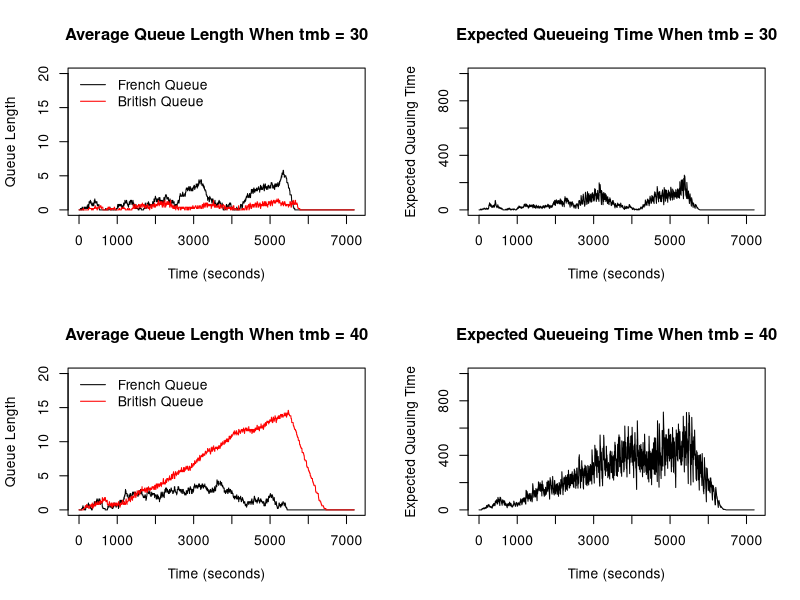

The R script that drew this image:
## Group 25
## Frans : s2591760
## Daiki : s2547603
## Nathan : s2524152


## Contribution to this project
## Frans (40%): Handled the code for the French and British borders.
## Daiki (30%): Handled the code for cars going between French and British stations and probabilities.
## Nathan (30%): Handled the British processing side and plots. 


##################################################################################################

# This program simulates queuing system of French and British passport control
# station at a French ferry terminal. Cars first have to go through the French
# station followed by British station. Simulation runs for 2 hours (7200 seconds) 
# with 1 second step. Assume check-in closes 30 minutes before departure so that 
# car arrivals at the French station will stop after 90 minutes (5400 seconds).

# 2 simulations are run where one of them have matching arrival rate and processing
# rate while the other one is set such that there is a slight delay in the 
# British processing time.
# Plots of the average French and British queue length over time are generated
# along with the expected waiting time in the queue for a car at the start of 
# of the French queue.

# Finally, probability of at least one car missing the ferry is then estimated
# by running the simulation 100 times and considering the average French and 
# British queue length at the last second.

###############################################################################################

# The function qsim() simulates the French and British queuing system.
# qsim() takes on 8 inputs:
# (1) mf is number of French passport control stations (default: 5)
# (2) mb is number of British passport control stations (default: 5)
# (3) a.rate is the probability of a car arriving each second (default: 0.1)
# (4) trb is a constant such that the British station processing time follows 
#     Uniform(tmb, tmb+trb) (default: 40)
# (5) tmb is the minimum British handling time (default: 30)
# (6) trf is a constant such that the French station processing time follows 
#     Uniform(tmf, tmf+trf) (default: 40)
# (7) tmf is the minimum French handling time (default: 30)
# (8) maxb is the maximum British queue length per station (default: 20)

# qsim() returns a list with 3 elements:
# (1) nf: a vector of the average length of the French queues for every second
# (2) nb: a vector of the average length of the British queues for every second
# (3) eq: a vector of the average expected waiting time in the queue
#     for a car at the start of the French queue for every second

qsim <- function(mf=5,mb=5,a.rate=.1,trb=40,trf=40,tmb=30,tmf=30,maxb=20){
  
  # Initialize state variables: these values corresponds to time t = 0
  
  # each column of french_arrivals represents number of car arriving 
  # at each French station at the beginning of time t
  french_arrivals <- rep(0,mf)

  # each column of french_queues represents the number of cars waiting 
  # at each French station's queue at the beginning of time t
  french_queues <- rep(0,mf)

  # each column of french_time represents the service time left for a customer
  # at each French station at the beginning of time t
  french_times <- rep(0,mf)

  # each column of french_busy indicates whether each 
  # French station is busy (1) or not (0) at the beginning of time t
  french_busy <- rep(0,mf)

  # each column of french_exit indicates whether there's an exit (1) or not (0)
  # at each station at the end of time t/beginning of time t+1 
  french_exit <- rep(0,mf)

  # each column of french_stuck indicates whether there's a car stuck at 
  # the corresponding station (1) or not (0) at the end of time t/
  # beginning of time t+1. 
  french_stuck <- rep(0,mf)

  # Do the same for the British queues and time
  british_arrivals <- rep(0,mb)
  
  british_queues <- rep(0,mb)
  
  british_times <- rep(0,mb)

  british_busy <- rep(0,mb)
  
  british_exit <- rep(0,mb)

  
  # each column of british_available indicates whether each station is 
  # available (1) or not (0) at the end of time t/beginning of t+1 
  # for containing a car arriving from the French exit
  british_available <- rep(1,mb)

  
  # Collect the index of available British stations
  available_station <- which(british_available == 1)
  
  #Initialize empty vectors 
  nf <- numeric()
  nb <- numeric()
  eq <- numeric()
  
  # iterate over the entire 2 hour (7200 seconds) period
  for (t in 1:7200) {
    # Reset number of arrivals for both British and French at the start of the loop
    french_arrivals <- rep(0,mf)
    british_arrivals <- rep(0,mf)
    
    # Start from the British stations
    
    # update british_arrivals at time t
    # arrivals depends on french_exit at t-1
    # if a car manages to exit at t-1, it already checked the availability of 
    # British stations
    
    # number of arrivals at the British station is the total number of cars
    # exiting the French station
    british_num_arrivals <- sum(french_exit)
    
    # If there are cars arriving at the British station
    if (british_num_arrivals > 0){
      
      # number of busy British stations
      num_british_busy <- sum(british_busy)
      
      # iterate over each arriving car
      for (i in 1:british_num_arrivals){
        
        
        # If there are any stations that are not busy
        if (num_british_busy < 5) {
          # go to the station that is not busy because
          # if station is not busy at t-1, it is available at t
          
          # obtain the index of the target station:
          # get the index of the station that is not busy (the station will have  
          # a minimum value of 0 as its busy state) that are available
          # then index available_station to get the targeted station
          go_here <- available_station[which.min(british_busy[available_station])]
          
          # assign arrival to the chosen station
          british_arrivals[go_here] <- 1
          
          
          # remove the chosen station from choices of available station
          # because it will not have the minimum queue anymore
          available_station <- available_station[!available_station == go_here]
          
          # the chosen station is now busy to serve the new car, so add
          # number of busy British station by one
          num_british_busy <- num_british_busy + 1
          
          # This prevents a car going to British station with 0 queue that is busy 
          # serving customer and instead, direct them to stations with 0 queue 
          # that are not busy
        }
        
        # else, when all stations are busy
        else{
          # only consider the minimum queue length at time t-1 of stations that 
          # are available
 
          # which available station has the minimum queue?
          # first extract the British queues that are available
          # then find the index of the extracted stations with the minimum queue
          # finally index available_station to get the original index of the
          # available station with the minimum queue length to go
          go_here <- available_station[which.min(british_queues[available_station])]
          
          # enter one available station with minimum queue 
          british_arrivals[go_here] <- 1
          
          # remove the chosen station from the choices of available station
          # because that station will not have the minimum queue anymore
          available_station <- available_station[!available_station == go_here]
        }
      }
    }
    
    # update British station busy state to values at time t
    
    # a British station is busy at time t if:
    # (1) the service time left at t-1 is more than 1 second 
    #     (i.e, still need to serve at time t)
    # (2) or there's a customer waiting in queue at t-1 ready to be served
    # (3) or a customer arrives exactly at time t
    for (i in 1:mb){
      if (british_times[i] > 1 || british_queues[i] > 0 || british_arrivals[i] == 1){
        british_busy[i] <- 1
      }
      # otherwise, the station is not busy
      else{
        british_busy[i] <- 0
      }
    }
    
    # update British queues length to values at time t
    for (i in 1:mb){
      
      # a British station's queue length changes when:
      # (1) if a station is busy at time t-1 (service time at t-1 > 1) 
      #     then add number of arrivals at time t to the queue's length at time t-1.
      # notice that these conditions allow a car who arrives exactly at time t
      # without any queue to go straight into the station without having to queue
      if (british_times[i] > 1){
        british_queues[i] <- british_queues[i] + british_arrivals[i]
      }
      
      # (2) if there's an exit recorded at time t-1 then reduce the length of the
      #     queue by the number of exit and add the arrivals at time t to the 
      #     queue length at time t-1
      else if (british_exit[i] == 1){
        
        # take the maximum between 0 and the calculated value to prevent
        # queue length going to negative (e.g., when a car exits from a station
        # with 0 queue length) 
        british_queues[i] <- max(0,british_queues[i] - british_exit[i] + british_arrivals[i])
      }
      
      # update British service time
      
      # a British station's service time changes when:
      # (1) if the service time at t-1 > 1, then reduce that by one since
      #     time has progressed by one second after each iteration
      if (british_times[i] > 1){
        british_times[i] <- british_times[i] - 1
      }
      
      # (2) else if the station at time t is busy because of a new customer 
      #     arriving at time t and go straight to the station, then generate 
      #     a new service time following uniform(tmb, tmb+trb)
      else if (british_busy[i] == 1){
        
        # round the time to the nearest integer
        british_times[i] <- round(runif(1, tmb, tmb+trb),0)
      }
      
      # (3) otherwise, the station is not busy with no cars waiting or being served.
      #     So, assign zero.
      else{
        british_times[i] <- 0
      }
    }
    
    # update British exit state at time t
    
    for (i in 1:mb){
      # A car exit's value is recorded at time t when:
      # (1) if its service time at time t is 1 which implies that its service 
      #     will be finished at the end of time t
      if (british_times[i] == 1){
        british_exit[i] <- 1
      }
      
      # (2) in all other cases, no cars will exit
      else{
        british_exit[i] <- 0
      }
    }
    
    
    # update British availability at time t
    for (i in 1:mb){
      # British station is available if:
      # (1) number of its queue at t-1 < maximum queue length; or
      # (2) service time at t-1 == 1 since even if queue length at t-1 is maxb,
      #     at time t one person will exit and queue length at time t will be
      #     maxb - 1 < maxb
      
      if (british_queues[i] < maxb || british_times[i] == 1){
        british_available[i] <- 1
      }
      
      # otherwise, British station is not available
      else{
        british_available[i] <- 0
      }
    }
    
    # indices of available British station
    available_station <- which(british_available == 1)
    
    # number of available British station
    num_available_station <- sum(british_available)
    

    ## French side
    
    # Generate Poisson arrivals only within the first 90 minutes
    if (t <= 5400){  # 60x90mins = 5400s
      
      # the probability that a car arrives is a.rate
      # Let U be a random variable following Uniform(0,1)
      # Then, the Pr(U < a.rate) = a.rate
      # Therefore, the event that a number simulated from Uniform(0,1) being less than a.rate
      # (the probability of this happening is a.rate) implies that a car arrives
      # record 1 to num_arrivals if a car arrives, 0 otherwise.
      # Neglect the probability of 2 or more cars arriving in the same second
      num_arrivals <- as.integer(runif(1) < a.rate)
      
      # Update french_arrivals at time t
      
      # If there's a station that is not busy
      # choose to go to that station
      if (sum(french_busy) < 5) {
        french_arrivals[which.min(french_busy)] <- num_arrivals
      # This prevents car going to stations with 0 queue that are busy
      # and instead direct them to stations with 0 that are not busy
      }
      
      # otherwise, pick the station with the smallest queue length
      # Assume that the arriving car does not know how many seconds
      # the previous car has left in a station
      else {
        french_arrivals[which.min(french_queues)] <- num_arrivals
      }
    }
    
    # update French station busy state to values at time t
    for (i in 1:mf) {
      # a French station is busy at time t if:
      # (1) the service time left at t-1 is more than 1 second 
      #     (i.e, still need to serve at time t); or
      # (2) there's a customer waiting in queue at time t-1 ready to be served at time t; or
      # (3) a customer arrives exactly at time t; or
      # (4) a car is stuck inside waiting for the British queues to free up
      
      if (french_times[i] > 1 || french_queues[i] > 0 || french_arrivals[i] == 1 || french_stuck[i] == 1){
        french_busy[i] <- 1
      }
      # otherwise, the station is not busy
      else{
        french_busy[i] <- 0
      }
    }
    
    # update French queues lengths to values at time t
    for (i in 1:mf){
      
      # a French station's queue length changes when:
      # (1) if a station is busy at time t-1 (service time at t-1 > 1 
      #     or a car is stuck inside) then add number of arrivals at time t
      #     to the queue's length at time t-1.
      # notice that these conditions allow a car who arrives exactly at time t
      # without any queue to go straight into the station without having to queue
      if (french_times[i] > 1 || french_stuck[i] == 1){
        french_queues[i] <- french_queues[i] + french_arrivals[i]
      }
      
      # (2) if there's an exit recorded at time t-1 then reduce the length of the
      #     queue by the number of exit and add the arrivals at time t to the 
      #     queue length at time t-1
      else if (french_exit[i] == 1){
      # similar to the british_queues, taking the maximum between 0 and the value
      # ensures that queue length doesn't go to negative values
        french_queues[i] <- max(0,french_queues[i] - french_exit[i] + french_arrivals[i])
      }
    }
    
    # update French service time at time t
    for (i in 1:mf){
      # a French station's service time changes when:
      # (1) if the service time at time t-1 > 1 then reduce that by one since
      #     time has progressed by one second after each iteration
      if (french_times[i] > 1){
        french_times[i] <- french_times[i] - 1
      }
      
      # (2) else if the station at time t is busy because of a new customer 
      #     arriving at time t and go straight to the station (instead of busy
      #     because a car is stuck or because it is still serving previous customer 
      #     (first if condition)) then generate a new service time following
      #     uniform(tmf, tmf+trf)
      else if (french_busy[i] == 1 && french_stuck[i] == 0){
        french_times[i] <- round(runif(1, tmf, tmf+trf),0)
      }
      
      # (3) otherwise, the station is not busy with no cars waiting or being served.
      #     So, assign zero.
      else{
        french_times[i] <- 0
      }
    }
    
    # update French exit and stuck state at time t
    
    for (i in 1:mf){
      # (1) if its service time at time t == 1 it implies that its service 
      #     will be finished at the end of time t and there is an available 
      #     spot at the British stations, then the car can exit
      
      if (french_times[i] == 1 && num_available_station > 0){ 
        french_exit[i] <- 1
        num_available_station <- num_available_station - 1
      }
      
      # (2) else if service time at time t == 1 but there is no free space at the
      #     British station, the car doesn't exit (assign 0 to french_exit) but 
      #     it gets stuck for the first time (assign 1 to french_Stuck)
      else if(french_times[i] == 1 && num_available_station == 0){
        french_exit[i] <- 0
        french_stuck[i] <- 1
      }
      
      # (3) in all other cases, no cars will exit
      else{
        french_exit[i] <- 0
      }
    }
    
    # for each station, update stuck at time t to still stuck or manage to exit
    for (i in 1:mf){
      # if you've been assigned exit, you cannot be stuck
      if (french_exit[i] == 1){
        french_stuck[i] <- 0
      }
      # else if the car was assigned to be stuck, check whether it is still
      # stuck or it can exit
      else if (french_stuck[i] == 1){
        # if there is an available station, it can exit. Otherwise, it stays stuck.
        if (num_available_station > 0){
          french_stuck[i] <- 0
          french_exit[i] <- 1
          num_available_station <- num_available_station - 1
        }
      }
      # in other cases, no cars are stuck
      else{
        french_stuck[i] <- 0
      }
    }
    
    # Record average queue lengths 
    # nf is the average queue lengths for the French stations
    nf[t] <- mean(french_queues)
    # nb is the average queue lengths for the British stations
    nb[t] <- mean(british_queues)
    
    # Expected waiting time at the start of the French queue
    eq[t] <- mean(french_queues) * mean(french_times) + mean(british_queues) * mean(british_times)
    
  }
  
  # Return a list of the vectors calculated above
  return(list(nf = nf, nb = nb, eq = eq))
}

####################################################################################################################

# simulate queue with default parameter
sim <- qsim()

# simulate queue with minimum British handling time set to 40 seconds
sim_40 <- qsim(tmb = 40)

# Set up a 2x2 grid for plots
par(mfrow = c(2, 2))  

# Plot 1: Average French and British queue lengths over time when tmb = 30
plot(1:7200, sim$nf, type = "l", xlab = "Time (seconds)", ylab = "Queue Length", ylim = c(0,20))
lines(1:7200, sim$nb, col = "red")
title("Average Queue Length When tmb = 30")
legend("topleft", legend = c("French Queue", "British Queue"), col = c("black", "red"), lty = 1, bty = "n")

# Plot 2: Expected queuing time over time when tmb = 30
plot(1:7200, sim$eq, type = "l", xlab = "Time (seconds)", ylab = "Expected Queuing Time", ylim = c(0,1000))
title("Expected Queueing Time When tmb = 30")

# Plot 3: Average French and British queue lengths over time when tmb = 40
plot(1:7200, sim_40$nf, type = "l", xlab = "Time (seconds)", ylab = "Queue Length", ylim = c(0,20))
lines(1:7200, sim_40$nb, col = "red")
title("Average Queue Length When tmb = 40")
legend("topleft", legend = c("French Queue", "British Queue"), col = c("black", "red"), lty = 1, bty = "n")

# Plot 4: Expected queuing time over time when tmb = 40
plot(1:7200, sim_40$eq, type = "l", xlab = "Time (seconds)", ylab = "Expected Queuing Time", ylim = c(0,1000))
title("Expected Queueing Time When tmb = 40")


# Estimation of the probability that at least one car miss the ferry departure

# Initialize a variable that counts the number of times in each simulation that 
# at least one car is still in the queue by the end of the simulation
missing <- 0

# Simulation time 
sim_t <- 7200

# run the simulation 100 times
for (i in 1:100) {
  # Assign the average French and British Queue lengths at the end of the 
  # simulation to last_nf and last_nb, respectively
  sim_prob <- qsim(tmb = 40)
  last_nf <- sim_prob$nf[sim_t]
  last_nb <- sim_prob$nb[sim_t]
  
  # non-zero average of the queue lengths indicate that there are still cars
  # remaining in the queue.
  # Therefore, if the sum of the averages are not 0
  if (sum(last_nf,last_nb) != 0) {
    # there is at least one car stuck in the queue at the end of the 2-hour 
    # simulation period
    missing <- missing + 1
  }
}

# Calculate the empirical probability that at least one car misses the ferry 
# and print out the result
prob <- missing/100
cat("The probability of at least one car missing the ferry departure is ", prob, ".", sep = "")


# Findings:

# If the average British processing time matches the average French processing time,
# then the average queue length and expected queuing time remains relatively low. 
# However, when there is a small extra delays in British checking, 
# the expected queuing time will be visibly greater. 

# This is because a longer processing time for the British station greatly 
# increases the average British queue length.
# However, the length of the French queues will remain similar when there are 
# just slight delays in British processing time because cars are exiting the 
# French station normally as long as no cars are getting stuck in the French station.

# A notable increase in the average French queue length would be expected when 
# the British stations start reaching their maximum capacity i.e., when cars
# starts getting stuck at the French station which would impact the French queue length. 

# As a result, the probability that at least one car misses the ferry when the 
# average rate of processing British passports falls behind the arrival rate 
# into the French queues will be greater than if both rates are the same. 

